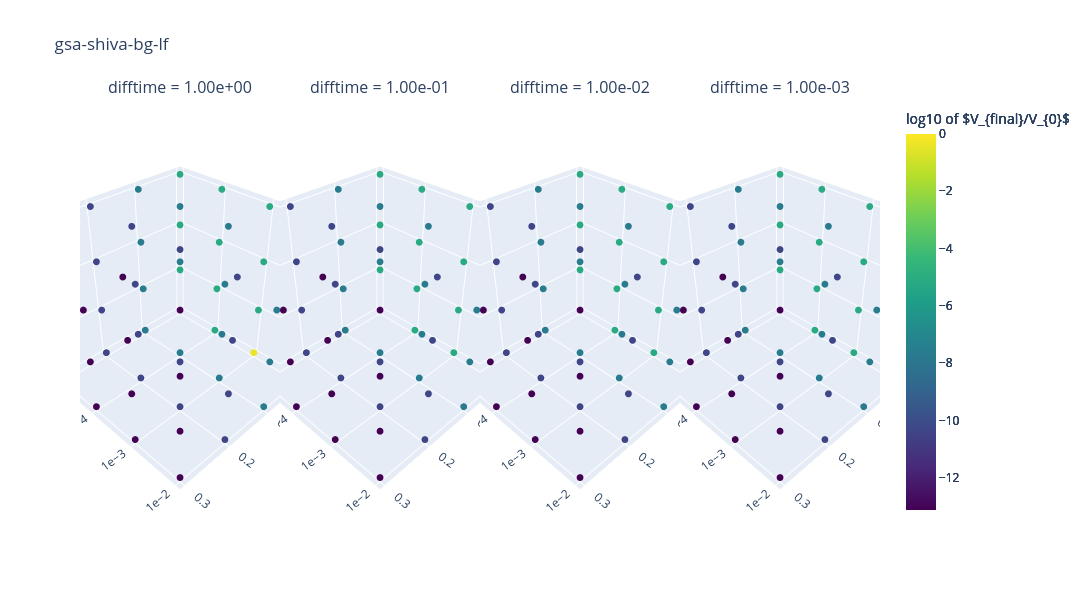

Write notebook code for a chart like this one.
### Code cell
import pandas as pd
import numpy as np
import plotly.graph_objects as go
from plotly.subplots import make_subplots

unique_name = results_df['name'].unique()

# Find unique difftime values to create a subplot for each
unique_difftimes = results_df['difftime'].unique()
num_plots = len(unique_difftimes)

# Create a subplot figure
fig = make_subplots(
    rows=1, cols=num_plots,
    specs=[[{'type': 'scatter3d'}] * num_plots],
    subplot_titles=[f"difftime = {d:.2e}" for d in unique_difftimes],
    horizontal_spacing=0,  # Set horizontal spacing to 0
    vertical_spacing=0     # Set vertical spacing to 0
)

min_vfinal = results_df['Vfinal'].min()
max_vfinal = results_df['Vfinal'].max()
max_vfinal = 1e0

# Iterate and add a trace for each difftime value
for i, d in enumerate(unique_difftimes, start=1):
    subset_df = results_df[results_df['difftime'] == d].copy()
    
    # Add a 3D scatter plot for the current subset
    trace = go.Scatter3d(
        x=subset_df['alpha'],
        y=subset_df['epsilon'],
        z=subset_df['beta'],
        mode='markers',
        marker=dict(
            size=4,
            color=np.log10(subset_df['Vfinal']), # Use log10 of Vfinal for color mapping
            colorscale='Viridis',
            colorbar=dict(
                title='log10 of $V_{final}/V_{0}$',
                # tickvals=np.log10(np.logspace(np.floor(np.log10(min_vfinal)), np.ceil(np.log10(max_vfinal)), 5)),
                # tickformat=".0e"
                # ticktext=[f"10^{{{int(x)}}}" for x in np.log10(np.logspace(np.floor(np.log10(min_vfinal)), np.ceil(np.log10(max_vfinal)), 5))]
            ),
            cmin=np.log10(min_vfinal),
            cmax=np.log10(max_vfinal)
        )
    )
    
    fig.add_trace(trace, row=1, col=i)
    
    # Set axes to log10
    fig.update_scenes(
        xaxis_title="Alpha",
        yaxis=dict(type='log', title='Epsilon', tickformat=".0e", nticks=4),
        zaxis=dict(type='log', title='Beta', tickformat=".0e", nticks=4),
        row=1, col=i,
        camera=dict(
            eye=dict(x=1.5, y=1.5, z=1.5) # Adjust these values as needed
        )
    )

fig.update_layout(
    title_text=unique_name[0],
    height=600,
    showlegend=False,
    width=2000,
)

fig.show()

### Figure 1 — Plotly figure (JSON) as saved in the notebook; plotly's stock layout.template omitted (floating-point values rounded to 4 significant figures)
{"data": [{"marker": {"cmax": 0, "cmin": -13.13, "color": [-5.152, -5.124, -0.3601, -0.3423, -5.155, -5.152, -5.124, -0.3601, -5.155, -5.155, -5.152, -5.124, -5.155, -5.155, -5.155, -5.152, -7.671, -7.671, -7.67, -7.663, -7.671, -7.671, -7.671, -7.67, -7.671, -7.671, -7.671, -7.671, -7.671, -7.671, -7.671, -7.671, -10.39, -10.39, -10.39, -10.39, -10.39, -10.39, -10.39, -10.39, -10.39, -10.39, -10.39, -10.39, -10.39, -10.39, -10.39, -10.39, -13.13, -13.13, -13.13, -13.13, -13.13, -13.13, -13.13, -13.13, -13.13, -13.13, -13.13, -13.13, -13.13, -13.13, -13.13, -13.13], "colorbar": {"title": {"text": "log10 of $V_{final}/V_{0}$"}}, "colorscale": [[0, "#440154"], [0.1111, "#482878"], [0.2222, "#3e4989"], [0.3333, "#31688e"], [0.4444, "#26828e"], [0.5556, "#1f9e89"], [0.6667, "#35b779"], [0.7778, "#6ece58"], [0.8889, "#b5de2b"], [1, "#fde725"]], "size": 4}, "mode": "markers", "scene": "scene", "type": "scatter3d", "x": [0.0, 0.0, 0.0, 0.0, 0.0, 0.0, 0.0, 0.0, 0.0, 0.0, 0.0, 0.0, 0.0, 0.0, 0.0, 0.0, 0.1, 0.1, 0.1, 0.1, 0.1, 0.1, 0.1, 0.1, 0.1, 0.1, 0.1, 0.1, 0.1, 0.1, 0.1, 0.1, 0.2, 0.2, 0.2, 0.2, 0.2, 0.2, 0.2, 0.2, 0.2, 0.2, 0.2, 0.2, 0.2, 0.2, 0.2, 0.2, 0.3, 0.3, 0.3, 0.3, 0.3, 0.3, 0.3, 0.3, 0.3, 0.3, 0.3, 0.3, 0.3, 0.3, 0.3, 0.3], "y": [0.01, 0.01, 0.01, 0.01, 0.001, 0.001, 0.001, 0.001, 0.0001, 0.0001, 0.0001, 0.0001, 1e-05, 1e-05, 1e-05, 1e-05, 0.01, 0.01, 0.01, 0.01, 0.001, 0.001, 0.001, 0.001, 0.0001, 0.0001, 0.0001, 0.0001, 1e-05, 1e-05, 1e-05, 1e-05, 0.01, 0.01, 0.01, 0.01, 0.001, 0.001, 0.001, 0.001, 0.0001, 0.0001, 0.0001, 0.0001, 1e-05, 1e-05, 1e-05, 1e-05, 0.01, 0.01, 0.01, 0.01, 0.001, 0.001, 0.001, 0.001, 0.0001, 0.0001, 0.0001, 0.0001, 1e-05, 1e-05, 1e-05, 1e-05], "z": [1e-09, 1e-10, 1e-11, 1e-12, 1e-09, 1e-10, 1e-11, 1e-12, 1e-09, 1e-10, 1e-11, 1e-12, 1e-09, 1e-10, 1e-11, 1e-12, 1e-09, 1e-10, 1e-11, 1e-12, 1e-09, 1e-10, 1e-11, 1e-12, 1e-09, 1e-10, 1e-11, 1e-12, 1e-09, 1e-10, 1e-11, 1e-12, 1e-09, 1e-10, 1e-11, 1e-12, 1e-09, 1e-10, 1e-11, 1e-12, 1e-09, 1e-10, 1e-11, 1e-12, 1e-09, 1e-10, 1e-11, 1e-12, 1e-09, 1e-10, 1e-11, 1e-12, 1e-09, 1e-10, 1e-11, 1e-12, 1e-09, 1e-10, 1e-11, 1e-12, 1e-09, 1e-10, 1e-11, 1e-12]}, {"marker": {"cmax": 0, "cmin": -13.13, "color": [-5.155, -5.152, -5.124, -0.3601, -5.155, -5.155, -5.152, -5.124, -5.155, -5.155, -5.155, -5.152, -5.155, -5.155, -5.155, -5.155, -7.671, -7.671, -7.67, -7.67, -7.671, -7.671, -7.671, -7.67, -7.671, -7.671, -7.671, -7.671, -7.671, -7.671, -7.671, -7.671, -10.39, -10.39, -10.39, -10.39, -10.39, -10.39, -10.39, -10.39, -10.39, -10.39, -10.39, -10.39, -10.39, -10.39, -10.39, -10.39, -13.13, -13.13, -13.13, -13.13, -13.13, -13.13, -13.13, -13.13, -13.13, -13.13, -13.13, -13.13, -13.13, -13.13, -13.13, -13.13], "colorbar": {"title": {"text": "log10 of $V_{final}/V_{0}$"}}, "colorscale": [[0, "#440154"], [0.1111, "#482878"], [0.2222, "#3e4989"], [0.3333, "#31688e"], [0.4444, "#26828e"], [0.5556, "#1f9e89"], [0.6667, "#35b779"], [0.7778, "#6ece58"], [0.8889, "#b5de2b"], [1, "#fde725"]], "size": 4}, "mode": "markers", "scene": "scene2", "type": "scatter3d", "x": [0.0, 0.0, 0.0, 0.0, 0.0, 0.0, 0.0, 0.0, 0.0, 0.0, 0.0, 0.0, 0.0, 0.0, 0.0, 0.0, 0.1, 0.1, 0.1, 0.1, 0.1, 0.1, 0.1, 0.1, 0.1, 0.1, 0.1, 0.1, 0.1, 0.1, 0.1, 0.1, 0.2, 0.2, 0.2, 0.2, 0.2, 0.2, 0.2, 0.2, 0.2, 0.2, 0.2, 0.2, 0.2, 0.2, 0.2, 0.2, 0.3, 0.3, 0.3, 0.3, 0.3, 0.3, 0.3, 0.3, 0.3, 0.3, 0.3, 0.3, 0.3, 0.3, 0.3, 0.3], "y": [0.01, 0.01, 0.01, 0.01, 0.001, 0.001, 0.001, 0.001, 0.0001, 0.0001, 0.0001, 0.0001, 1e-05, 1e-05, 1e-05, 1e-05, 0.01, 0.01, 0.01, 0.01, 0.001, 0.001, 0.001, 0.001, 0.0001, 0.0001, 0.0001, 0.0001, 1e-05, 1e-05, 1e-05, 1e-05, 0.01, 0.01, 0.01, 0.01, 0.001, 0.001, 0.001, 0.001, 0.0001, 0.0001, 0.0001, 0.0001, 1e-05, 1e-05, 1e-05, 1e-05, 0.01, 0.01, 0.01, 0.01, 0.001, 0.001, 0.001, 0.001, 0.0001, 0.0001, 0.0001, 0.0001, 1e-05, 1e-05, 1e-05, 1e-05], "z": [1e-09, 1e-10, 1e-11, 1e-12, 1e-09, 1e-10, 1e-11, 1e-12, 1e-09, 1e-10, 1e-11, 1e-12, 1e-09, 1e-10, 1e-11, 1e-12, 1e-09, 1e-10, 1e-11, 1e-12, 1e-09, 1e-10, 1e-11, 1e-12, 1e-09, 1e-10, 1e-11, 1e-12, 1e-09, 1e-10, 1e-11, 1e-12, 1e-09, 1e-10, 1e-11, 1e-12, 1e-09, 1e-10, 1e-11, 1e-12, 1e-09, 1e-10, 1e-11, 1e-12, 1e-09, 1e-10, 1e-11, 1e-12, 1e-09, 1e-10, 1e-11, 1e-12, 1e-09, 1e-10, 1e-11, 1e-12, 1e-09, 1e-10, 1e-11, 1e-12, 1e-09, 1e-10, 1e-11, 1e-12]}, {"marker": {"cmax": 0, "cmin": -13.13, "color": [-5.155, -5.155, -5.152, -5.124, -5.155, -5.155, -5.155, -5.152, -5.155, -5.155, -5.155, -5.155, -5.155, -5.155, -5.155, -5.155, -7.671, -7.671, -7.671, -7.67, -7.671, -7.671, -7.671, -7.671, -7.671, -7.671, -7.671, -7.671, -7.671, -7.671, -7.671, -7.671, -10.39, -10.39, -10.39, -10.39, -10.39, -10.39, -10.39, -10.39, -10.39, -10.39, -10.39, -10.39, -10.39, -10.39, -10.39, -10.39, -13.13, -13.13, -13.13, -13.13, -13.13, -13.13, -13.13, -13.13, -13.13, -13.13, -13.13, -13.13, -13.13, -13.13, -13.13, -13.13], "colorbar": {"title": {"text": "log10 of $V_{final}/V_{0}$"}}, "colorscale": [[0, "#440154"], [0.1111, "#482878"], [0.2222, "#3e4989"], [0.3333, "#31688e"], [0.4444, "#26828e"], [0.5556, "#1f9e89"], [0.6667, "#35b779"], [0.7778, "#6ece58"], [0.8889, "#b5de2b"], [1, "#fde725"]], "size": 4}, "mode": "markers", "scene": "scene3", "type": "scatter3d", "x": [0.0, 0.0, 0.0, 0.0, 0.0, 0.0, 0.0, 0.0, 0.0, 0.0, 0.0, 0.0, 0.0, 0.0, 0.0, 0.0, 0.1, 0.1, 0.1, 0.1, 0.1, 0.1, 0.1, 0.1, 0.1, 0.1, 0.1, 0.1, 0.1, 0.1, 0.1, 0.1, 0.2, 0.2, 0.2, 0.2, 0.2, 0.2, 0.2, 0.2, 0.2, 0.2, 0.2, 0.2, 0.2, 0.2, 0.2, 0.2, 0.3, 0.3, 0.3, 0.3, 0.3, 0.3, 0.3, 0.3, 0.3, 0.3, 0.3, 0.3, 0.3, 0.3, 0.3, 0.3], "y": [0.01, 0.01, 0.01, 0.01, 0.001, 0.001, 0.001, 0.001, 0.0001, 0.0001, 0.0001, 0.0001, 1e-05, 1e-05, 1e-05, 1e-05, 0.01, 0.01, 0.01, 0.01, 0.001, 0.001, 0.001, 0.001, 0.0001, 0.0001, 0.0001, 0.0001, 1e-05, 1e-05, 1e-05, 1e-05, 0.01, 0.01, 0.01, 0.01, 0.001, 0.001, 0.001, 0.001, 0.0001, 0.0001, 0.0001, 0.0001, 1e-05, 1e-05, 1e-05, 1e-05, 0.01, 0.01, 0.01, 0.01, 0.001, 0.001, 0.001, 0.001, 0.0001, 0.0001, 0.0001, 0.0001, 1e-05, 1e-05, 1e-05, 1e-05], "z": [1e-09, 1e-10, 1e-11, 1e-12, 1e-09, 1e-10, 1e-11, 1e-12, 1e-09, 1e-10, 1e-11, 1e-12, 1e-09, 1e-10, 1e-11, 1e-12, 1e-09, 1e-10, 1e-11, 1e-12, 1e-09, 1e-10, 1e-11, 1e-12, 1e-09, 1e-10, 1e-11, 1e-12, 1e-09, 1e-10, 1e-11, 1e-12, 1e-09, 1e-10, 1e-11, 1e-12, 1e-09, 1e-10, 1e-11, 1e-12, 1e-09, 1e-10, 1e-11, 1e-12, 1e-09, 1e-10, 1e-11, 1e-12, 1e-09, 1e-10, 1e-11, 1e-12, 1e-09, 1e-10, 1e-11, 1e-12, 1e-09, 1e-10, 1e-11, 1e-12, 1e-09, 1e-10, 1e-11, 1e-12]}, {"marker": {"cmax": 0, "cmin": -13.13, "color": [-5.155, -5.155, -5.155, -5.152, -5.155, -5.155, -5.155, -5.155, -5.155, -5.155, -5.155, -5.155, -5.155, -5.155, -5.155, -5.155, -7.671, -7.671, -7.671, -7.671, -7.671, -7.671, -7.671, -7.671, -7.671, -7.671, -7.671, -7.671, -7.671, -7.671, -7.671, -7.671, -10.39, -10.39, -10.39, -10.39, -10.39, -10.39, -10.39, -10.39, -10.39, -10.39, -10.39, -10.39, -10.39, -10.39, -10.39, -10.39, -13.13, -13.13, -13.13, -13.13, -13.13, -13.13, -13.13, -13.13, -13.13, -13.13, -13.13, -13.13, -13.13, -13.13, -13.13, -13.13], "colorbar": {"title": {"text": "log10 of $V_{final}/V_{0}$"}}, "colorscale": [[0, "#440154"], [0.1111, "#482878"], [0.2222, "#3e4989"], [0.3333, "#31688e"], [0.4444, "#26828e"], [0.5556, "#1f9e89"], [0.6667, "#35b779"], [0.7778, "#6ece58"], [0.8889, "#b5de2b"], [1, "#fde725"]], "size": 4}, "mode": "markers", "scene": "scene4", "type": "scatter3d", "x": [0.0, 0.0, 0.0, 0.0, 0.0, 0.0, 0.0, 0.0, 0.0, 0.0, 0.0, 0.0, 0.0, 0.0, 0.0, 0.0, 0.1, 0.1, 0.1, 0.1, 0.1, 0.1, 0.1, 0.1, 0.1, 0.1, 0.1, 0.1, 0.1, 0.1, 0.1, 0.1, 0.2, 0.2, 0.2, 0.2, 0.2, 0.2, 0.2, 0.2, 0.2, 0.2, 0.2, 0.2, 0.2, 0.2, 0.2, 0.2, 0.3, 0.3, 0.3, 0.3, 0.3, 0.3, 0.3, 0.3, 0.3, 0.3, 0.3, 0.3, 0.3, 0.3, 0.3, 0.3], "y": [0.01, 0.01, 0.01, 0.01, 0.001, 0.001, 0.001, 0.001, 0.0001, 0.0001, 0.0001, 0.0001, 1e-05, 1e-05, 1e-05, 1e-05, 0.01, 0.01, 0.01, 0.01, 0.001, 0.001, 0.001, 0.001, 0.0001, 0.0001, 0.0001, 0.0001, 1e-05, 1e-05, 1e-05, 1e-05, 0.01, 0.01, 0.01, 0.01, 0.001, 0.001, 0.001, 0.001, 0.0001, 0.0001, 0.0001, 0.0001, 1e-05, 1e-05, 1e-05, 1e-05, 0.01, 0.01, 0.01, 0.01, 0.001, 0.001, 0.001, 0.001, 0.0001, 0.0001, 0.0001, 0.0001, 1e-05, 1e-05, 1e-05, 1e-05], "z": [1e-09, 1e-10, 1e-11, 1e-12, 1e-09, 1e-10, 1e-11, 1e-12, 1e-09, 1e-10, 1e-11, 1e-12, 1e-09, 1e-10, 1e-11, 1e-12, 1e-09, 1e-10, 1e-11, 1e-12, 1e-09, 1e-10, 1e-11, 1e-12, 1e-09, 1e-10, 1e-11, 1e-12, 1e-09, 1e-10, 1e-11, 1e-12, 1e-09, 1e-10, 1e-11, 1e-12, 1e-09, 1e-10, 1e-11, 1e-12, 1e-09, 1e-10, 1e-11, 1e-12, 1e-09, 1e-10, 1e-11, 1e-12, 1e-09, 1e-10, 1e-11, 1e-12, 1e-09, 1e-10, 1e-11, 1e-12, 1e-09, 1e-10, 1e-11, 1e-12, 1e-09, 1e-10, 1e-11, 1e-12]}], "layout": {"annotations": [{"font": {"size": 16}, "showarrow": false, "text": "difftime = 1.00e+00", "x": 0.125, "xanchor": "center", "xref": "paper", "y": 1, "yanchor": "bottom", "yref": "paper"}, {"font": {"size": 16}, "showarrow": false, "text": "difftime = 1.00e-01", "x": 0.375, "xanchor": "center", "xref": "paper", "y": 1, "yanchor": "bottom", "yref": "paper"}, {"font": {"size": 16}, "showarrow": false, "text": "difftime = 1.00e-02", "x": 0.625, "xanchor": "center", "xref": "paper", "y": 1, "yanchor": "bottom", "yref": "paper"}, {"font": {"size": 16}, "showarrow": false, "text": "difftime = 1.00e-03", "x": 0.875, "xanchor": "center", "xref": "paper", "y": 1, "yanchor": "bottom", "yref": "paper"}], "height": 600, "scene": {"camera": {"eye": {"x": 1.5, "y": 1.5, "z": 1.5}}, "domain": {"x": [0, 0.25], "y": [0, 1]}, "xaxis": {"title": {"text": "Alpha"}}, "yaxis": {"nticks": 4, "tickformat": ".0e", "title": {"text": "Epsilon"}, "type": "log"}, "zaxis": {"nticks": 4, "tickformat": ".0e", "title": {"text": "Beta"}, "type": "log"}}, "scene2": {"camera": {"eye": {"x": 1.5, "y": 1.5, "z": 1.5}}, "domain": {"x": [0.25, 0.5], "y": [0, 1]}, "xaxis": {"title": {"text": "Alpha"}}, "yaxis": {"nticks": 4, "tickformat": ".0e", "title": {"text": "Epsilon"}, "type": "log"}, "zaxis": {"nticks": 4, "tickformat": ".0e", "title": {"text": "Beta"}, "type": "log"}}, "scene3": {"camera": {"eye": {"x": 1.5, "y": 1.5, "z": 1.5}}, "domain": {"x": [0.5, 0.75], "y": [0, 1]}, "xaxis": {"title": {"text": "Alpha"}}, "yaxis": {"nticks": 4, "tickformat": ".0e", "title": {"text": "Epsilon"}, "type": "log"}, "zaxis": {"nticks": 4, "tickformat": ".0e", "title": {"text": "Beta"}, "type": "log"}}, "scene4": {"camera": {"eye": {"x": 1.5, "y": 1.5, "z": 1.5}}, "domain": {"x": [0.75, 1], "y": [0, 1]}, "xaxis": {"title": {"text": "Alpha"}}, "yaxis": {"nticks": 4, "tickformat": ".0e", "title": {"text": "Epsilon"}, "type": "log"}, "zaxis": {"nticks": 4, "tickformat": ".0e", "title": {"text": "Beta"}, "type": "log"}}, "showlegend": false, "title": {"text": "gsa-shiva-bg-lf"}, "width": 2000}}
